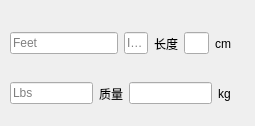
<?xml version="1.0" encoding="UTF-8"?>
<ui version="4.0">
 <class>Dialog</class>
 <widget class="QDialog" name="Dialog">
  <property name="geometry">
   <rect>
    <x>0</x>
    <y>0</y>
    <width>255</width>
    <height>126</height>
   </rect>
  </property>
  <property name="windowTitle">
   <string>身高体重转换</string>
  </property>
  <widget class="QWidget" name="">
   <property name="geometry">
    <rect>
     <x>10</x>
     <y>30</y>
     <width>221</width>
     <height>27</height>
    </rect>
   </property>
   <layout class="QHBoxLayout" name="horizontalLayout">
    <item>
     <widget class="QLineEdit" name="lineEditFeet">
      <property name="sizePolicy">
       <sizepolicy hsizetype="Minimum" vsizetype="Fixed">
        <horstretch>0</horstretch>
        <verstretch>0</verstretch>
       </sizepolicy>
      </property>
      <property name="toolTip">
       <string>&lt;html&gt;&lt;head/&gt;&lt;body&gt;&lt;p&gt;英尺&lt;/p&gt;&lt;/body&gt;&lt;/html&gt;</string>
      </property>
      <property name="placeholderText">
       <string>Feet</string>
      </property>
     </widget>
    </item>
    <item>
     <widget class="QLineEdit" name="lineEditInches">
      <property name="toolTip">
       <string>&lt;html&gt;&lt;head/&gt;&lt;body&gt;&lt;p&gt;英寸&lt;/p&gt;&lt;/body&gt;&lt;/html&gt;</string>
      </property>
      <property name="placeholderText">
       <string>Inches</string>
      </property>
     </widget>
    </item>
    <item>
     <widget class="QLabel" name="label">
      <property name="text">
       <string>长度</string>
      </property>
     </widget>
    </item>
    <item>
     <widget class="QLineEdit" name="lineEditCm">
      <property name="toolTip">
       <string>&lt;html&gt;&lt;head/&gt;&lt;body&gt;&lt;p&gt;1英尺=12英寸&lt;/p&gt;&lt;/body&gt;&lt;/html&gt;</string>
      </property>
     </widget>
    </item>
    <item>
     <widget class="QLabel" name="label_2">
      <property name="text">
       <string>cm</string>
      </property>
     </widget>
    </item>
   </layout>
  </widget>
  <widget class="QWidget" name="">
   <property name="geometry">
    <rect>
     <x>10</x>
     <y>80</y>
     <width>221</width>
     <height>27</height>
    </rect>
   </property>
   <layout class="QHBoxLayout" name="horizontalLayout_2">
    <item>
     <widget class="QLineEdit" name="lineEditLbs">
      <property name="sizePolicy">
       <sizepolicy hsizetype="Minimum" vsizetype="Fixed">
        <horstretch>0</horstretch>
        <verstretch>0</verstretch>
       </sizepolicy>
      </property>
      <property name="toolTip">
       <string>&lt;html&gt;&lt;head/&gt;&lt;body&gt;&lt;p&gt;Lbs/磅&lt;/p&gt;&lt;/body&gt;&lt;/html&gt;</string>
      </property>
      <property name="placeholderText">
       <string>Lbs</string>
      </property>
     </widget>
    </item>
    <item>
     <widget class="QLabel" name="label_3">
      <property name="text">
       <string>质量</string>
      </property>
     </widget>
    </item>
    <item>
     <widget class="QLineEdit" name="lineEditKg">
      <property name="sizePolicy">
       <sizepolicy hsizetype="Minimum" vsizetype="Fixed">
        <horstretch>0</horstretch>
        <verstretch>0</verstretch>
       </sizepolicy>
      </property>
      <property name="toolTip">
       <string>&lt;html&gt;&lt;head/&gt;&lt;body&gt;&lt;p&gt;1磅约等于0.45公斤&lt;/p&gt;&lt;/body&gt;&lt;/html&gt;</string>
      </property>
     </widget>
    </item>
    <item>
     <widget class="QLabel" name="label_4">
      <property name="text">
       <string>kg</string>
      </property>
     </widget>
    </item>
   </layout>
  </widget>
 </widget>
 <resources/>
 <connections/>
</ui>
